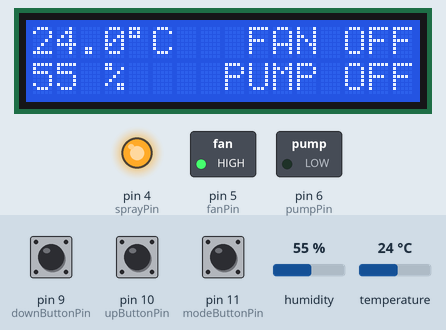
The sketch below on a simulated Arduino Uno, built with avr-gcc and run on an emulated ATmega328P. On the bench: 16×2 character LCD, switched loads named in the sketch (green lamp = pin HIGH), output pins drawn as LEDs (lit = HIGH). The test bench sets the inputs (shaded band); at power-on: temperature 24 °C, pin 11 (modeButtonPin) HIGH, pin 9 (downButtonPin) HIGH, pin 10 (upButtonPin) HIGH, humidity 55 %.

Above: at 1.3 s.
1.4 s: temperature set to 33 °C
3.3 s: temperature set to 36 °C
At 5.3 s:
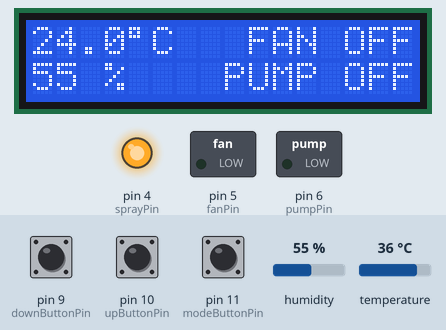
5.6 s: pin 11 (modeButtonPin) pulled LOW for 0.15 s
At 6.8 s:
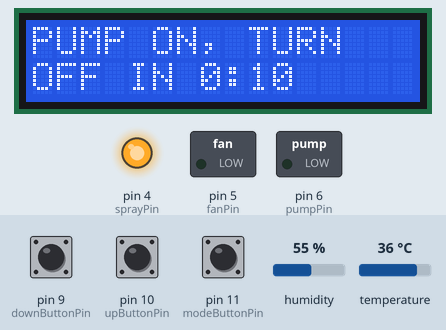
7.2 s: pin 11 (modeButtonPin) pulled LOW for 1 s
At 8.1 s:
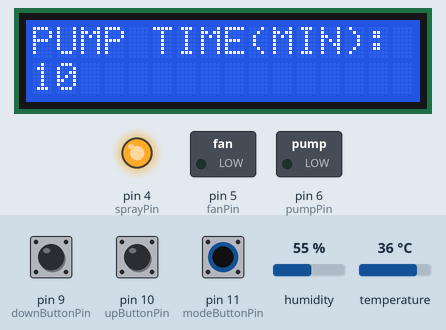
9.7 s: pin 11 (modeButtonPin) pulled LOW for 0.15 s
At 10.9 s:
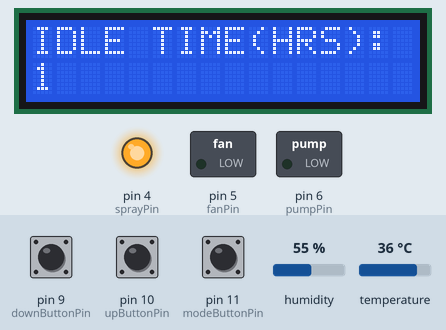
11.3 s: pin 11 (modeButtonPin) pulled LOW for 3.2 s
At 12.4 s:
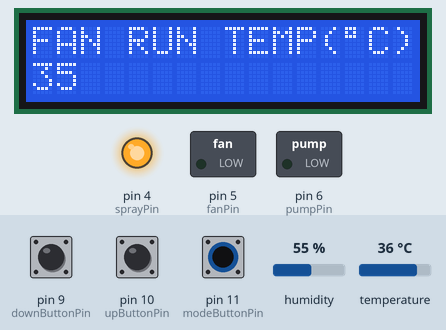
Timing chart, 0 to 14.3 s (numbered marks = the images above; inputs shaded):
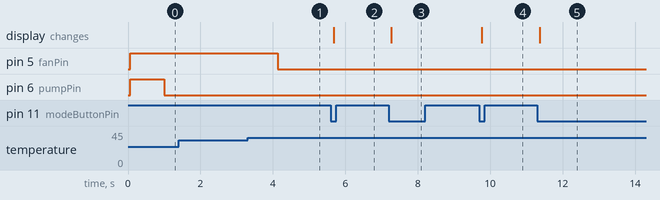

Measured:
- the behaviour switches between 34 and 35 °C on temperature (found by bisection; images 0 and 1)
- after the input at 1.4 s, every drawn part: stays the same
- after the input at 3.3 s, pin 5 (fanPin): HIGH → LOW after 0.83 s
- after the input at 5.6 s, the display: changes after 0.08 s (image 2)
- after the input at 7.2 s, the display: changes after 0.07 s (image 3)
- after the input at 9.7 s, the display: changes after 0.07 s (image 4)
- after the input at 11.3 s, the display: changes after 0.07 s (image 5)

The sketch:

green_house_1.0.1.ino
```cpp
#include <LiquidCrystal_I2C.h>
LiquidCrystal_I2C lcd(0x27, 16, 2);

#include <DHT.h>                                   //DHT11 Sensor
#define DHTPIN 7
#define DHTTYPE DHT11
DHT dht(DHTPIN, DHTTYPE);

float temp;                                        //Temp & humidity variables
float humid;
float tempThreshold = 35;

int HRS;                                           //Timer variables
int MIN;
int SEC;
int defHRS=1;
int defMIN=10;
int defSEC;
int pumpState = HIGH;
unsigned long timerPreviousMillis = 0;
const long timerInterval = 1000;


int modeButtonPin = 11;                            //Pins mapping
int upButtonPin = 10;
int downButtonPin = 9;
int pumpPin = 6;
int fanPin = 5;
int sprayPin = 4;

int screenMode = 0;                                //Screen modes

int modeButtonState;                               //Button debouncing
int lastModeButtonState = HIGH;
unsigned long modeLastDebounceTime = 0;
unsigned long modeDebounceDelay = 50;

int upButtonState;
int lastUpButtonState = HIGH;
unsigned long upLastDebounceTime = 0;
unsigned long upDebounceDelay = 50;

int downButtonState;
int lastDownButtonState = HIGH;
unsigned long downLastDebounceTime = 0;
unsigned long downDebounceDelay = 50;

unsigned long dispUpdatePreviousMillis = 0;        //Screen refresh interval
const long dispUpdateInterval = 10000;

void setup() {                                     //Components initialization
  dht.begin();

  lcd.backlight();
  lcd.begin();

  pinMode(modeButtonPin,INPUT_PULLUP);             //Pins initialization
  pinMode(upButtonPin, INPUT_PULLUP);
  pinMode(downButtonPin, INPUT_PULLUP);

  pinMode(pumpPin, OUTPUT);
  pinMode(fanPin, OUTPUT);
  pinMode(sprayPin,OUTPUT);

  digitalWrite(pumpPin,HIGH);
  digitalWrite(fanPin,HIGH);
  digitalWrite(sprayPin,HIGH);

  readSensor();
  mainDisplay();
}

void loop(){                                       //Main functions inside loop
  pumpTimer();
  readSensor();
  fanAction();
  buttonCheck();
  updateDisplay();

}

void buttonCheck(){
  modeButtonCheck();
  upButtonCheck();
  downButtonCheck();
}

void modeButtonCheck(){
  int modeButtonReading = digitalRead(modeButtonPin);
  if(modeButtonReading != lastModeButtonState) {
    modeLastDebounceTime = millis();
  }
  if ((millis() - modeLastDebounceTime) > modeDebounceDelay) {
    if (modeButtonReading != modeButtonState) {
      modeButtonState = modeButtonReading;
      if (modeButtonState==LOW) {
        screenMode++;
        if(screenMode>4){
          screenMode=0;
        }
        mainDisplay();
      }
    }
  }
  lastModeButtonState = modeButtonReading;
}

void upButtonCheck(){
 int upButtonReading = digitalRead(upButtonPin);
  if(upButtonReading != lastUpButtonState) {
    upLastDebounceTime = millis();
  }
  if ((millis() - upLastDebounceTime) > upDebounceDelay) {
    if (upButtonReading != upButtonState) {
      upButtonState = upButtonReading;
      if (upButtonState==LOW) {
        switch(screenMode){                          //The button function

          case 2:{
            defMIN++;
            if(defMIN>59){
              defMIN=0;
            }
          }
          break;

          case 3:{
            defHRS++;
            if(defHRS>24){
              defHRS=1;
            }
          }
          break;

          case 4:{
            tempThreshold++;
            if(tempThreshold > 43){
              tempThreshold = 43;
            }
          }
          break;
        }
        mainDisplay();                                //refresh main display after button press
      }
    }
  }
  lastUpButtonState = upButtonReading;
}

void downButtonCheck(){
 int downButtonReading = digitalRead(downButtonPin);
  if(downButtonReading != lastDownButtonState) {
    downLastDebounceTime = millis();
  }
  if ((millis() - downLastDebounceTime) > downDebounceDelay) {
    if (downButtonReading != downButtonState) {
      downButtonState = downButtonReading;
      if (downButtonState==LOW) {
        switch(screenMode){                             //The Button Function

          case 2:{
            defMIN--;
            if(defMIN<0){
              defMIN=59;
            }
          }
          break;

          case 3:{
            defHRS--;
            if(defHRS<1){
              defHRS=24;
            }
          }
          break;

          case 4:{
            tempThreshold--;
            if(tempThreshold < 16){
              tempThreshold = 16;
            }
          }
          break;
        }
        mainDisplay();                              //refresh main display after button press
      }
    }
  }
  lastDownButtonState = downButtonReading;
}

void readSensor(){
  temp = dht.readTemperature();
  humid = dht.readHumidity();
}

void pumpTimer(){
unsigned long timerCurrentMillis=millis();
  if(timerCurrentMillis-timerPreviousMillis>=timerInterval){
    timerPreviousMillis=timerCurrentMillis;
    SEC--;
    if(SEC<0){
      SEC=59;
      MIN--;
      if(MIN<0){
        MIN=59;
        HRS--;
        if(HRS<0){
          if(pumpState==LOW){
            pumpState=HIGH;
            HRS=defHRS;
            MIN=0;
            SEC=0;
          }else{
            pumpState=LOW;
            HRS=0;
            MIN=defMIN;
            SEC=0;
          }
        }
      }
    }
    digitalWrite(pumpPin,pumpState);
  }
}

void fanAction(){
  if(temp >= tempThreshold){
    digitalWrite(fanPin, LOW);
  }else{
    digitalWrite(fanPin,HIGH);
  }return;
}


void statusDisplay(){
  lcd.clear();
  lcd.setCursor(0,0);
  lcd.print(temp,1);
  lcd.print((char)223);
  lcd.print("C");
  lcd.setCursor(0,1);
  lcd.print(humid,0);
  lcd.print(" %");
  if(digitalRead(fanPin)==1){
    lcd.setCursor(9,0);
    lcd.print("FAN OFF");
  }else{
    lcd.setCursor(10,0);
    lcd.print("FAN ON");
  }
  if(pumpState=HIGH){
    lcd.setCursor(8,1);
    lcd.print("PUMP OFF");
  }else{
    lcd.setCursor(9,1);
    lcd.print("PUMP ON");
  }
}


void pumpTimerDisplay(){
  lcd.clear();
  lcd.setCursor(0,0);
  if (pumpState==HIGH){
    lcd.print("PUMP OFF, TURN ");
  }else{
    lcd.print("PUMP ON, TURN ");
  }
  lcd.setCursor(0,1);
  if (pumpState==HIGH){
    lcd.print("ON IN ");
  }else{
    lcd.print("OFF IN ");
  }
  if(MIN>=59){
    lcd.print(HRS+1);
    lcd.print(":");
    lcd.print("0");
    lcd.print(MIN-59);
  }else{
    lcd.print(HRS);
    lcd.print(":");
    if(MIN<9){
      lcd.print("0");
    }
    lcd.print(MIN+1);
  }
}

void setPumpTime(){
  lcd.clear();
  lcd.setCursor(0,0);
  lcd.print("PUMP TIME(MIN):");
  lcd.setCursor(0,1);
  lcd.print(defMIN);
}

void setIdleTime(){
  lcd.clear();
  lcd.setCursor(0,0);
  lcd.print("IDLE TIME(HRS):");
  lcd.setCursor(0,1);
  lcd.print(defHRS);
}

void setThresholdTemp(){
  lcd.clear();
  lcd.setCursor(0,0);
  lcd.print("FAN RUN TEMP(");
  lcd.print((char)223);
  lcd.print("C)");
  lcd.setCursor(0,1);
  lcd.print(tempThreshold,0);
}

void mainDisplay(){
     switch(screenMode){
      case 0:{
        statusDisplay();
      }
      break;

      case 1:{
        pumpTimerDisplay();
      }
      break;

      case 2:{
        setPumpTime();
      }
      break;

      case 3:{
        setIdleTime();
      }
      break;

      case 4:{
        setThresholdTemp();
      }
    }
}

void updateDisplay(){
  unsigned long dispUpdateCurrentMillis = millis();
  if(dispUpdateCurrentMillis - dispUpdatePreviousMillis >= dispUpdateInterval){
    dispUpdatePreviousMillis = dispUpdateCurrentMillis;
    mainDisplay();
  }
}
```
